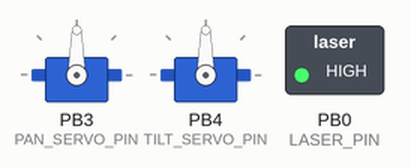
Bench run of a sketch on a simulated ATtiny85, built with avr-gcc and run on an emulated ATtiny85. On the bench: 2 × servo, switched loads named in the sketch (green lamp = pin HIGH).

Above: at 0.05 s.
At 0.7 s:
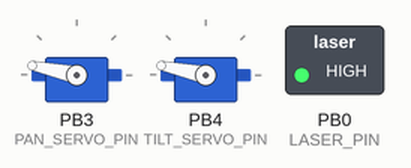
At 1.3 s:
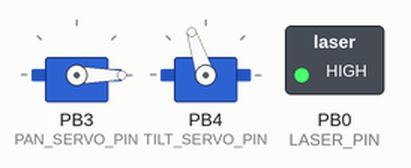
At 1.6 s:
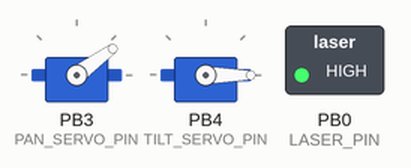
At 1.95 s:
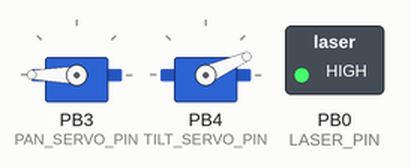
At 2.6 s:
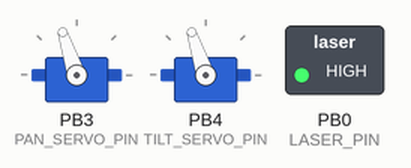
Timing chart, 0 to 3.1 s (numbered marks = the images above):
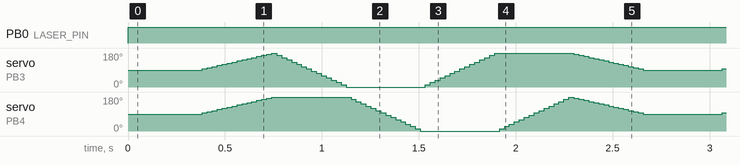

The sketch:

dee-oh-tee.ino
```cpp
/**
 * A simple sketch for drawing fun shapes with a laser that's attached to a pan/tilt
 * servo. (Cat not included.)
 *
 * This sketch is designed for the Trinket microcontroller, which is Arduino-compatible
 * and made by Adafruit. It should be easily portable to any Arduino platform.
 *
 * This type of servo works on angles, but I find it easier to think in Cartesian
 * coordinates. Most of the functions in this library take x- and y-coordinates. The
 * origin (center) is at x = 0, y = 0. There are USABLE_DEGREES / 2 units of space
 * between the origin and the limits of each servo's range in either direction.
 *
 * Have fun!
 *
 * -- Adam Jensen <acjensen at gmail>
 */

#include "Adafruit_SoftServo.h"

const int PAN_SERVO_PIN = 3;
const int TILT_SERVO_PIN = 4;
const int LASER_PIN = 0;

const int MIN_SERVO_DEGREES = 0;
const int MAX_SERVO_DEGREES = 180;
const int MIN_NORM_DEGREES = -90;
const int MAX_NORM_DEGREES = 90;
const int USABLE_DEGREES = MAX_SERVO_DEGREES - MIN_SERVO_DEGREES;

const int CLOCKWISE = 0;
const int COUNTERCLOCKWISE = 1;

const int SERVO_DELAY = 25; // millis

typedef Adafruit_SoftServo Servo;
Servo panServo;
Servo tiltServo;

int convertNormalizedAngleToServoAngle(int normalizedAngle) {
  return 90 - normalizedAngle;
}

int convertServoAngleToNormalizedAngle(int servoAngle) {
  return 90 - servoAngle;
}

void moveToCenter(Servo servo) {
  servo.write(MAX_SERVO_DEGREES / 2);
}

void moveToPoint(int targetX, int targetY, int numberOfSteps) {
  const int startX = convertServoAngleToNormalizedAngle(panServo.read());
  const int startY = convertServoAngleToNormalizedAngle(tiltServo.read());

  const int xDisplacement = abs(targetX - startX);
  const int yDisplacement = abs(targetY - startY);

  const int xDirectionSign = targetX >= startX ? 1 : -1;
  const int yDirectionSign = targetY >= startY ? 1 : -1;

  float slope = (float)yDisplacement / (float)xDisplacement;

  float x = startX;
  float y = startY;

  for (int i = 0; i < numberOfSteps; i++) {
    x += xDirectionSign * ((float)xDisplacement / (float)numberOfSteps);
    y += yDirectionSign * ((float)yDisplacement / (float)numberOfSteps);

    panServo.write(convertNormalizedAngleToServoAngle(x));
    tiltServo.write(convertNormalizedAngleToServoAngle(y));
    delay(SERVO_DELAY);
  }
}

void drawCircle(int centerX, int centerY, int radius, int xDegreesPerCycle, int direction) {
  drawEllipse(centerX, centerY, radius, radius, xDegreesPerCycle, direction);
}

void drawEllipse(int centerX, int centerY, int radiusX, int radiusY, int xDegreesPerCycle, int direction) {
  const int directionSign = (direction == 0) ? 1 : -1;
  const int maxDisplacementFromCenter = USABLE_DEGREES / 2;

  const int startX = centerX - radiusX;
  const int endX = centerX + radiusX;

  for (int targetDegrees = startX; targetDegrees <= endX; targetDegrees += xDegreesPerCycle) {
    const int targetPanServoDegrees = convertNormalizedAngleToServoAngle(targetDegrees);
    const int targetTiltDegrees = centerY + directionSign * sqrt(pow(radiusY, 2) * (1.0 - pow(targetDegrees - centerX, 2) / pow(radiusX, 2)));

    moveToPoint(targetDegrees, targetTiltDegrees, xDegreesPerCycle);
  }

  for (int targetDegrees = endX; targetDegrees > startX; targetDegrees -= xDegreesPerCycle) {
    const int targetPanServoDegrees = convertNormalizedAngleToServoAngle(targetDegrees);
    const int targetTiltDegrees = centerY - directionSign * sqrt(pow(radiusY, 2) * (1.0 - pow(targetDegrees - centerX, 2) / pow(radiusX, 2)));

    moveToPoint(targetDegrees, targetTiltDegrees, xDegreesPerCycle);
  }
}

void drawZigZag(int startX, int endX, int yDisplacementFromCenter, int numberOfZigs, int xDegreesPerCycle) {
  float xDistanceBetweenZigs = (float)(endX - startX) / (float)numberOfZigs;
  for (int i = 0; i < numberOfZigs; i++) {
    const int zigSign = (i % 2 == 0) ? 1 : -1;
    moveToPoint(startX + i * xDistanceBetweenZigs, zigSign * yDisplacementFromCenter, xDegreesPerCycle);
  }
}

void drawSineWave(int startX, int endX, int yOffset, int amplitude, int numberOfPeriods) {
  const float lengthOfPeriod = (float)(endX - startX) / numberOfPeriods;
  const float lengthOfPeriodInRadians = lengthOfPeriod / (2.0 * M_PI);

  for (int x = startX; x < endX; x++) {
    moveToPoint(x, amplitude * sinf((float)x / lengthOfPeriodInRadians) + yOffset, 1);
  }

  for (int x = endX; x > startX; x--) {
    moveToPoint(x, -amplitude * sinf((float)x / lengthOfPeriodInRadians) + yOffset, 1);
  }
}

void drawRectangle(int startX, int startY, int width, int height, int xDegreesPerCycle) {
  if (startX + width > USABLE_DEGREES || startY + height > USABLE_DEGREES) {
    return;
  }

  moveToPoint(startX, startY, xDegreesPerCycle);
  moveToPoint(startX + width, startY, xDegreesPerCycle);
  moveToPoint(startX + width, startY + height, xDegreesPerCycle);
  moveToPoint(startX, startY + height, xDegreesPerCycle);
  moveToPoint(startX, startY, xDegreesPerCycle);
}

void performRangeTest() {
  moveToPoint(0, 0, 15);
  drawRectangle(-USABLE_DEGREES / 2, -USABLE_DEGREES / 2, USABLE_DEGREES, USABLE_DEGREES, 15);
  moveToPoint(0, 0, 15);
}

// Laser control
void enableLaser() {
  digitalWrite(LASER_PIN, HIGH);
}

void disableLaser() {
  digitalWrite(LASER_PIN, LOW);
}

void setup() {
  pinMode(LASER_PIN, OUTPUT);

  panServo.attach(PAN_SERVO_PIN);
  tiltServo.attach(TILT_SERVO_PIN);
}

void loop() {
  // Set up timer interrupt
  OCR0A = 0xAF;            // any number is OK
  TIMSK |= _BV(OCIE0A);    // Turn on the compare interrupt (below!)

  enableLaser();

  performRangeTest();

//  drawSineWave(-USABLE_DEGREES / 2, USABLE_DEGREES / 2, USABLE_DEGREES / 4, USABLE_DEGREES / 8, 2);
//
//  drawCircle(0, 0, USABLE_DEGREES / 2, 15, CLOCKWISE);
//
//  drawEllipse(0, 0, USABLE_DEGREES / 4, USABLE_DEGREES / 4, 3, CLOCKWISE);
//
//  drawZigZag(-USABLE_DEGREES / 2, USABLE_DEGREES / 2, USABLE_DEGREES / 4, 20, 15);

  disableLaser();
}

// We'll take advantage of the built in millis() timer that goes off
// to keep track of time, and refresh the servo every 20 milliseconds
volatile uint8_t counter = 0;
SIGNAL(TIMER0_COMPA_vect) {
  // this gets called every 2 milliseconds
  counter += 2;
  // every 20 milliseconds, refresh the servos!
  if (counter >= 20) {
    counter = 0;
    panServo.refresh();
    tiltServo.refresh();
  }
}
```

Measured:
- by itself, PB0 (LASER_PIN): LOW → HIGH at 0.00 s
- by itself, servo on PB3 (PAN_SERVO_PIN), servo on PB4 (TILT_SERVO_PIN): moves between 0° and 180°, repeating every 2.7 s
